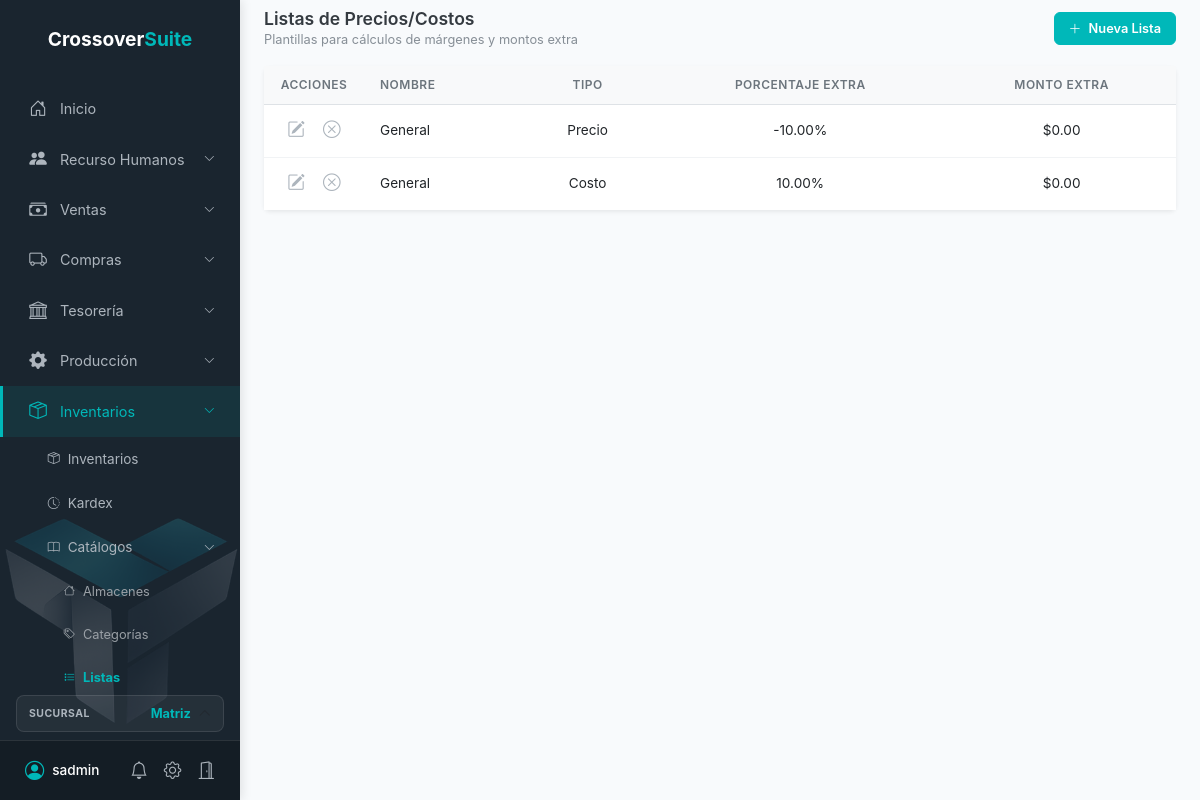
The app's page /inventario/listas/ (signed in), older data.
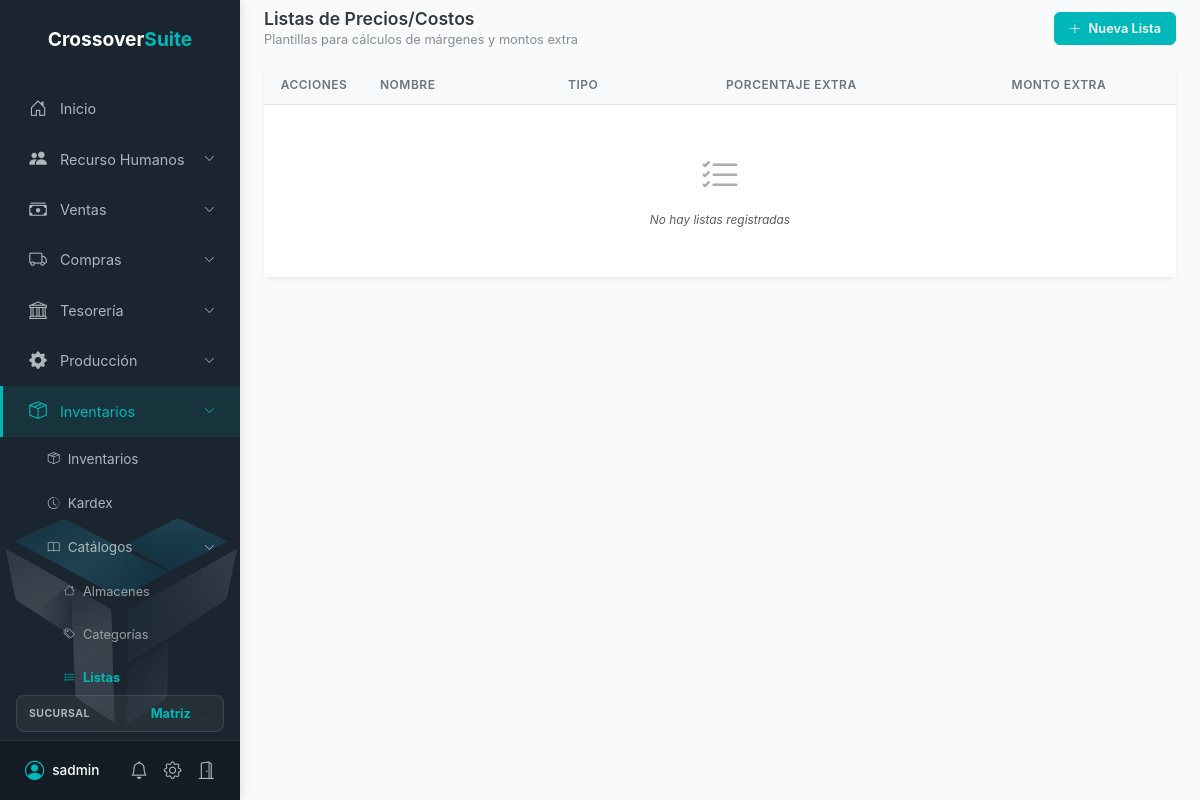
The same page, newer data.
### preferencias/models.py (models this page shows, shortened)
class Sucursal(models.Model):
    nombre = models.CharField(max_length=150, verbose_name="Nombre de la Sucursal")
    calle = models.CharField(max_length=200, verbose_name="Calle")
    numero_exterior = models.CharField(max_length=50, verbose_name="Número Exterior")
    numero_interior = models.CharField(max_length=50, blank=True, null=True, verbose_name="Número Interior")
    colonia = models.CharField(max_length=150, verbose_name="Colonia")
    ciudad = models.CharField(max_length=150, verbose_name="Ciudad/Municipio")
    estado = models.CharField(max_length=100, verbose_name="Estado")
    pais = models.CharField(max_length=100, default="México", verbose_name="País")
    cp = models.CharField(max_length=10, verbose_name="Código Postal")
    empresa = models.ForeignKey(Empresa, on_delete=models.CASCADE, related_name='sucursales')
    fecha_creacion = models.DateTimeField(auto_now_add=True)
    class Meta:
        verbose_name = "Sucursal"
        verbose_name_plural = "Sucursales"

### categorias/models.py (models this page shows, shortened)
class ListaPrecioCosto(models.Model):
    TIPO_CHOICES = [
        ('precio', 'Precio'),
        ('costo', 'Costo'),
    ]
    nombre = models.CharField(max_length=150, verbose_name="Nombre de la Lista")
    porcentaje_extra = models.DecimalField(max_digits=10, decimal_places=2, default=0.00, verbose_name="Porcentaje Extra (%)")
    monto_extra = models.DecimalField(max_digits=10, decimal_places=2, default=0.00, verbose_name="Monto Extra ($)")
    tipo = models.CharField(max_length=10, choices=TIPO_CHOICES, default='precio', verbose_name="Tipo")
    empresa = models.ForeignKey(Empresa, on_delete=models.CASCADE, null=True, blank=True, verbose_name="Empresa")
    fecha_creacion = models.DateTimeField(auto_now_add=True)
    class Meta:
        verbose_name = "Lista de Precio/Costo"
        verbose_name_plural = "Listas de Precios/Costos"
        ordering = ['nombre']

### categorias/views.py (the view)
# urls.py: path('listas/', views.lista_maestra_dashboard, name='lista_maestra_dashboard'),
@login_required(login_url='/login/')
@require_inventory_permission('listas', 'ver')
def lista_maestra_dashboard(request):
    empresa_actual = get_empresa_actual(request)
    if not empresa_actual:
        return render(request, 'error_sin_empresa.html', status=403)
    listas = ListaPrecioCosto.objects.filter(empresa=empresa_actual).order_by('nombre')
    return render(request, 'dashboard_listas.html', {'listas': listas})

### categorias/views.py (called while the page is built)
def get_empresa_actual(request):
    username = request.user.username
    if '@' in username:
        subdominio = username.split('@')[1]
        try:
            return Empresa.objects.get(subdominio=subdominio)
        except Empresa.DoesNotExist:
            return None
    return None

### preferencias/permissions.py (called while the page is built, shortened)
def get_empresa_actual(request):
    username = request.user.username
    if '@' in username:
        subdominio = username.split('@')[1]
        try:
            return Empresa.objects.get(subdominio=subdominio)
        except Empresa.DoesNotExist:
            return None
    return None

def user_has_sales_permission(request, submodulo, accion):
    user = request.user
    if not user.is_authenticated:
        return False
    empresa = get_empresa_actual(request)
    if not empresa:
        return user.is_superuser
    if not empresa.modulo_ventas:
        return False
    if user.is_superuser:
        return True

def get_granular_purchase_permissions(request):
    perms = {}
    for submodulo, acciones in PURCHASES_PERMISSION_MATRIX.items():
        perms[submodulo] = {accion: user_has_purchase_permission(request, submodulo, accion) for accion in acciones}
    return perms

### templates/dashboard_listas.html (shortened to what this page needs)
{% extends 'base.html' %}
{% block content %}
<div class="container-fluid py-2 px-4">
    <div class="d-flex flex-column flex-md-row justify-content-between align-items-md-center gap-3 mb-3">
        <div>
            <h4 class="section-title mb-0">Listas de Precios/Costos</h4>
            <span class="section-subtitle">Plantillas para cálculos de márgenes y montos extra</span>
        </div>
        <div class="d-flex flex-wrap align-items-center gap-2">
            {% if granular_inventory_perms.listas.crear %}
            <button class="btn btn-brand text-white btn-pro shadow-sm" onclick="prepararNuevaLista()">
                <i class="bi bi-plus-lg me-1"></i> Nueva Lista
            </button>
            {% endif %}
        </div>
    </div>
    <div class="card border-0 shadow-sm">
        <div class="card-body p-0">
            <div class="table-responsive">
                <table class="table table-pro mb-0">
                    <thead>
                        <tr>
                            <th class="text-center" style="width: 100px;">Acciones</th>
                            <th>Nombre</th>
                            <th class="text-center">Tipo</th>
                            <th class="text-center">Porcentaje Extra</th>
                            <th class="text-center">Monto Extra</th>
                        </tr>
                    </thead>
                    <tbody>
                        {% for l in listas %}
                        <tr>
                            <td class="text-center">
                                {% if granular_inventory_perms.listas.editar %}
                                <span onclick="abrirEditarLista({{ l.id }})" class="icon-action" title="Editar">
                                    <i class="bi bi-pencil-square"></i>
                                </span>
                                {% endif %}
                                {% if granular_inventory_perms.listas.eliminar %}
                                <span onclick="eliminarLista({{ l.id }})" class="icon-action" title="Eliminar" style="color: #adb5bd;" onmouseover="this.style.color='#dc3545'" onmouseout="this.style.color='#adb5bd'">
                                    <i class="bi bi-x-circle"></i>
                                </span>
                                {% endif %}
                            </td>
                            <td>
                                <div class="text-dark">{{ l.nombre }}</div>
                            </td>
                            <td class="text-center">
                                <span class="text-dark">
                                    {{ l.get_tipo_display }}
                                </span>
                            </td>
                            <td class="text-center">
                                {{ l.porcentaje_extra }}%
                            </td>
                            <td class="text-center">
                                ${{ l.monto_extra }}
                            </td>
                        </tr>
                        {% empty %}
                        <tr>
                            <td colspan="5" class="text-center py-5">
                                <i class="bi bi-list-check display-6 text-muted mb-2 d-block opacity-50"></i>
                                <span class="text-muted fst-italic small">No hay listas registradas</span>
                            </td>
                        </tr>
                        {% endfor %}
                    </tbody>
                </table>
            </div>
        </div>
    </div>
</div>
{% endblock %}

### templates/base.html (shortened to what the changed rows need)
{% load static %}
<!DOCTYPE html>
<html lang="es">
<head>
    <link href="https://cdn.jsdelivr.net/npm/bootstrap@5.3.0/dist/css/bootstrap.min.css" rel="stylesheet">
    <link rel="stylesheet" href="https://cdn.jsdelivr.net/npm/bootstrap-icons@1.11.1/font/bootstrap-icons.css">
    <link rel="stylesheet" href="{% static 'css/global.css' %}?v={% now 'U' %}">
</head>
<body class="{% if '/inventario/' in request.path or '/ventas/' in request.path or '/compras/' in request.path %}sidebar-open{% endif %}">
    <div class="sidebar" id="sidebarMenu">
        {% if sucursales_list %}
        <div class="sidebar-branch-selector px-3 mb-2">
            <div class="dropdown">
                <button class="btn btn-sm w-100 d-flex justify-content-between align-items-center branch-dropdown-btn" type="button" data-bs-toggle="dropdown" aria-expanded="false">
                    <div class="d-flex align-items-center overflow-hidden ms-2">
                        <span class="text-truncate fw-bold" style="font-size: 0.8rem; color: var(--brand-color);">
                            {% for suc in sucursales_list %}
                                {% if suc.id|stringformat:"s" == sucursal_actual_id|stringformat:"s" %}
                                    {{ suc.nombre }}
                                {% endif %}
                            {% endfor %}
                        </span>
                        <i class="bi bi-chevron-up ms-2 small text-muted"></i>
                    </div>
                </button>
            </div>
        </div>
        {% endif %}
    </div>
    <div class="main-content">
        {% block content %}{% endblock %}
    </div>
</body>
</html>

Row changes from the older to the newer data that the page shows:
removed ListaPrecioCosto: nombre "General", tipo "Precio", porcentaje_extra "-10.00", monto_extra "0.00"
removed ListaPrecioCosto: nombre "General", tipo "Costo", porcentaje_extra "10.00", monto_extra "0.00"
Text that changed along with them:
text now shown: "No hay listas registradas"
